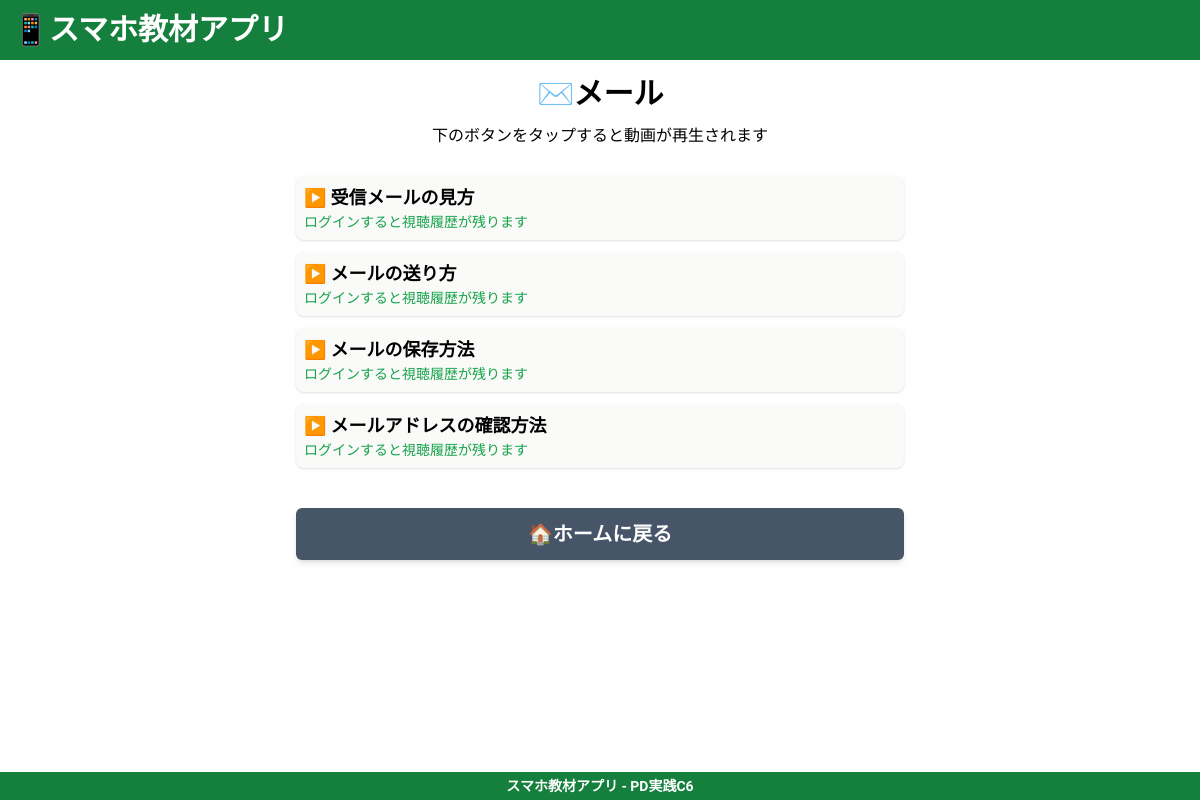
Page /mail on the committed database.
### app.py (models this page shows)
class Video(db.Model):
    id = db.Column(db.Integer, primary_key=True)
    name = db.Column(db.String(100), nullable=False) # 動画タイトル
    path = db.Column(db.String(100), nullable=False) # ファイルパス
    category = db.Column(db.String(100)) # 動画のカテゴリ

### app.py (the view)
@app.route('/mail')
def mail():
    if current_user.is_authenticated:
        videos = Video.query.filter_by(category='mail').all()
        status = WatchStatus.query.filter_by(user_id=current_user.id).all()
        if not status:
            for id in range(5, 9):
                status = WatchStatus(user_id=current_user.id, video_id=id, watched=False)
                db.session.add(status)
                db.session.commit()
            status = WatchStatus.query.filter_by(user_id=current_user.id).all()
        return render_template('mail.html', videos=videos, status=status)
    else:
        videos = Video.query.filter_by(category='mail').all()
        return render_template('mail.html', videos=videos)

### templates/mail.html (shortened to what this page needs)
{% extends "base.html" %}
{% block body %}
<div class="pt-4">
    <h1 class="text-3xl font-bold text-center">✉️メール</h1>
    <p class="text-center px-4 py-3">下のボタンをタップすると動画が再生されます</p>
</div>
<section class="px-4 py-1">
    {% for video in videos %}
    <a href="/video/{{ video.id }}" class="block p-2 rounded-lg shadow my-3 bg-stone-50 hover:bg-stone-300">
        <div class="flex flex-col">
            <span class="text-lg font-bold">
                ▶️ {{ video.name }}
            </span>
            {% if not status %}
                <p class="text-sm text-green-600">ログインすると視聴履歴が残ります</p>
            {% endif %}
        </div>
    </a>
    {% endfor %}
    <div class="mt-10">
        <a href="{{ url_for('index') }}" class="block text-center mt-6 text-xl font-bold text-white bg-slate-600 rounded-md px-4 py-3 shadow-md hover:bg-slate-700 transition-colors">🏠ホームに戻る</a>
    </div>
</section>
{% endblock %}

### rows in the picture
Video: name "受信メールの見方"
Video: name "メールの送り方"
Video: name "メールの保存方法"
Video: name "メールアドレスの確認方法"
